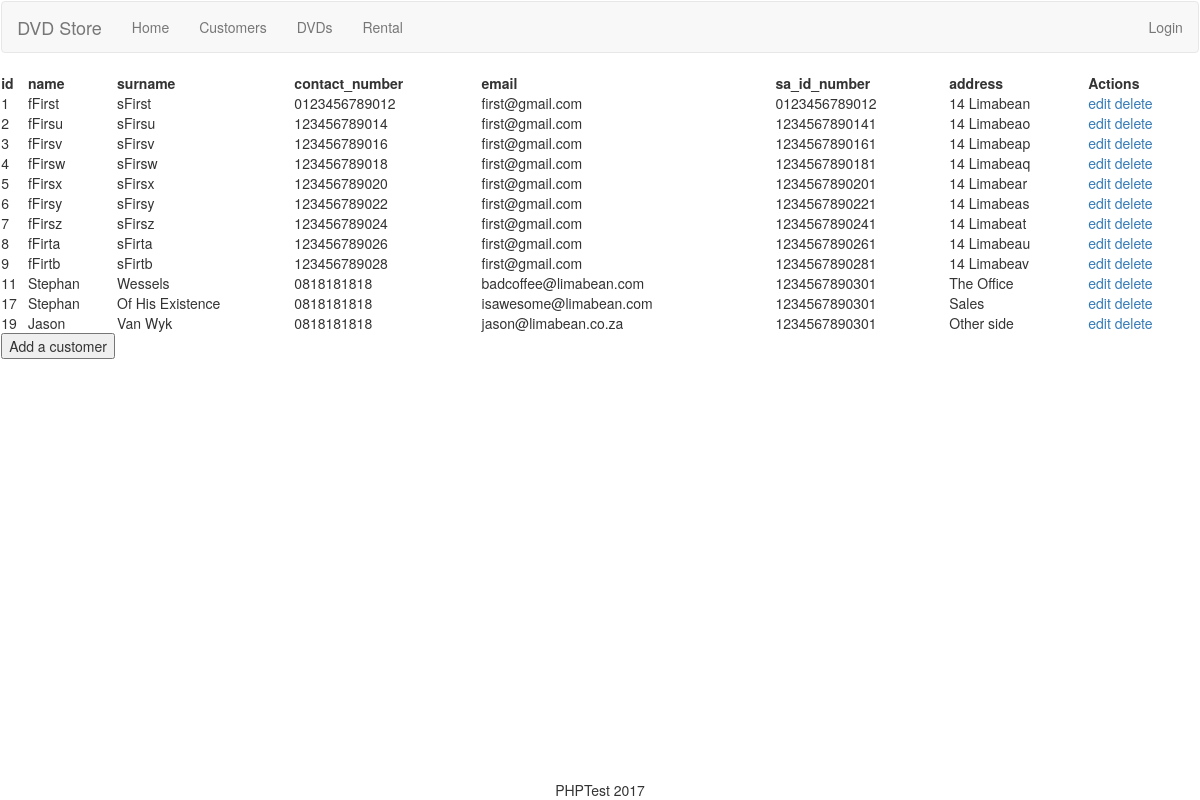
The page /customers.php on the database its author committed.
### tables this page shows
CREATE TABLE `customer` (
  `id` int(6) NOT NULL,
  `name` varchar(255) DEFAULT NULL,
  `surname` varchar(255) DEFAULT NULL,
  `contact_number` varchar(18) DEFAULT NULL,
  `email` varchar(255) DEFAULT NULL,
  `sa_id_number` char(13) DEFAULT NULL,
  `address` varchar(255) DEFAULT NULL
);

### customers.php (called while the page is built, shortened)
<?php
include("functionsMain.php");
include("customerTable.php");

### dbConnect.php (called while the page is built, shortened)
<?php
class dbConnect
{
    private $host, $user, $password, $database, $conn;
    public function __construct($host = "127.0.0.1", $user = "root", $password = "", $database = "dvd_shop")
    {
        $this->host = $host;
        $this->user = $user;
        $this->password = $password;
        $this->database = $database;
        $this->conn = mysqli_connect($this->host, $this->user, $this->password, $this->database);
    }
    public function fetch($query, $where =[], $condition = ' AND ')
    {
        if(is_string($where)) {
            $where = [$where];
        }
        if($where) {
            $query .= ' WHERE ';
            $query .= implode($condition, $where);
        }
        $sql = $this->conn->query($query);
        $result = array();
        while ($row = mysqli_fetch_assoc($sql)) {
            array_push($result, $row);
        }
        return $result;
    }
}

### customer.php (called while the page is built, shortened)
<?php
class customer
{
    private $id, $name, $surname, $contact_number, $email, $sa_id_number, $address;
    public function __construct($name = "", $surname = "", $contact_number = "", $email = "", $sa_id_number = "", $address = "", $id = "false")
    {
        if($name != ""){
            $this->id = $id;
        }
    }
    public function getId()
    {
        return $this->id;
    }
}

### functionsMain.php (the view, shortened to what this page needs)
    <?php
function tableRowTD($value){
    echo "<td>" . htmlspecialchars($value) . "</td>";
}
    ?>

### customerTable.php (shortened to what this page needs)
<?php
include('dbConnect.php');
include_once('functionsCustomer.php');
$_SESSION['customer'] = getCustomer("1=1");
?>
    <table style="width:100%">
        <tr>
            <th>id</th>
            <th>name</th>
            <th>surname</th>
            <th>contact_number</th>
            <th>email</th>
            <th>sa_id_number</th>
            <th>address</th>
            <th>Actions</th>
        </tr>
        <?php
        foreach ($_SESSION['customer'] as $key => $value) {
                if (isset($_SESSION['userEditing']) && $_SESSION['userEditing'] == $value->getId()) {
                    $_SESSION['userEditing'] = $value->getId();
                    customerTableRowEdit($value);
                } else {
                    customerTableRow($value);
                }
            }
        ?>
    </table>
    <form method="post" action="<?= htmlspecialchars($_SERVER['PHP_SELF']) ?>">
        <input name="addCustomer" type="submit" value="Add a customer">
    </form>

### functionsCustomer.php (shortened to what this page needs)
<?php
include_once("functionsMain.php");
function getCustomer($where = [], $condition = ' AND ')
{
    $dbConnect = new dbConnect();
    $results = $dbConnect->fetch("SELECT * FROM customer ", $where, $condition);
    $customer = array();
    foreach ($results as $value) {
        array_push($customer,
            new Customer($value['name'], $value['surname'], $value['contact_number'],
                $value['email'], $value['sa_id_number'], $value['address'], $value['id']));
    }
    return $customer;
}
function customerTableRow($customerArray)
{
    echo "<tr>";
    tableRowTD($customerArray->getId());
    echo "<td> <a href='?id=" . htmlspecialchars($customerArray->getId()) . "'>edit</a>
               <a href='?id=" . htmlspecialchars($customerArray->getId()) . "&delete=TRUE'>delete</a>
          </td>" . "
         </tr>";
}

### css/phptest.css (style rules this page uses)
table { width: 100%; margin: auto; }

### rows shown on the page
customer: id "1 fFirst sFirst 0123456789012 first@gmail.com 0123456789012 14 Limabean"
customer: id "2 fFirsu sFirsu 123456789014 first@gmail.com 1234567890141 14 Limabeao"
customer: id "3 fFirsv sFirsv 123456789016 first@gmail.com 1234567890161 14 Limabeap"
customer: id "4 fFirsw sFirsw 123456789018 first@gmail.com 1234567890181 14 Limabeaq"
customer: id "5 fFirsx sFirsx 123456789020 first@gmail.com 1234567890201 14 Limabear"
customer: id "6 fFirsy sFirsy 123456789022 first@gmail.com 1234567890221 14 Limabeas"
customer: id "7 fFirsz sFirsz 123456789024 first@gmail.com 1234567890241 14 Limabeat"
customer: id "8 fFirta sFirta 123456789026 first@gmail.com 1234567890261 14 Limabeau"
customer: id "9 fFirtb sFirtb 123456789028 first@gmail.com 1234567890281 14 Limabeav"
customer: id "11 Stephan Wessels 0818181818 badcoffee@limabean.com 1234567890301 The Office"
customer: id "17 Stephan Of His Existence 0818181818 isawesome@limabean.com 1234567890301 Sales"
customer: id "19 Jason Van Wyk 0818181818 jason@limabean.co.za 1234567890301 Other side"
